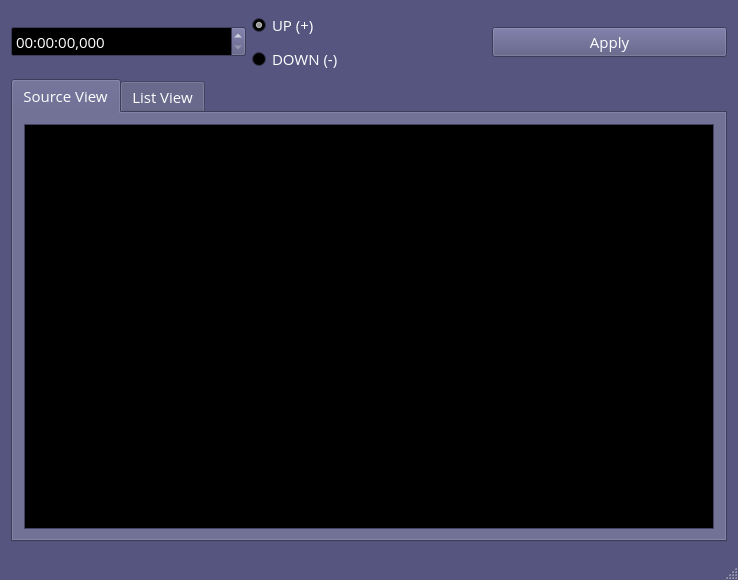
<?xml version="1.0" encoding="UTF-8"?>
<ui version="4.0">
 <class>MainWindow</class>
 <widget class="QMainWindow" name="MainWindow">
  <property name="geometry">
   <rect>
    <x>0</x>
    <y>0</y>
    <width>738</width>
    <height>580</height>
   </rect>
  </property>
  <property name="palette">
   <palette>
    <active>
     <colorrole role="WindowText">
      <brush brushstyle="SolidPattern">
       <color alpha="255">
        <red>255</red>
        <green>255</green>
        <blue>255</blue>
       </color>
      </brush>
     </colorrole>
     <colorrole role="Button">
      <brush brushstyle="SolidPattern">
       <color alpha="255">
        <red>85</red>
        <green>85</green>
        <blue>127</blue>
       </color>
      </brush>
     </colorrole>
     <colorrole role="Light">
      <brush brushstyle="SolidPattern">
       <color alpha="255">
        <red>127</red>
        <green>127</green>
        <blue>191</blue>
       </color>
      </brush>
     </colorrole>
     <colorrole role="Midlight">
      <brush brushstyle="SolidPattern">
       <color alpha="255">
        <red>106</red>
        <green>106</green>
        <blue>159</blue>
       </color>
      </brush>
     </colorrole>
     <colorrole role="Dark">
      <brush brushstyle="SolidPattern">
       <color alpha="255">
        <red>42</red>
        <green>42</green>
        <blue>63</blue>
       </color>
      </brush>
     </colorrole>
     <colorrole role="Mid">
      <brush brushstyle="SolidPattern">
       <color alpha="255">
        <red>56</red>
        <green>56</green>
        <blue>84</blue>
       </color>
      </brush>
     </colorrole>
     <colorrole role="Text">
      <brush brushstyle="SolidPattern">
       <color alpha="255">
        <red>255</red>
        <green>255</green>
        <blue>255</blue>
       </color>
      </brush>
     </colorrole>
     <colorrole role="BrightText">
      <brush brushstyle="SolidPattern">
       <color alpha="255">
        <red>255</red>
        <green>255</green>
        <blue>255</blue>
       </color>
      </brush>
     </colorrole>
     <colorrole role="ButtonText">
      <brush brushstyle="SolidPattern">
       <color alpha="255">
        <red>255</red>
        <green>255</green>
        <blue>255</blue>
       </color>
      </brush>
     </colorrole>
     <colorrole role="Base">
      <brush brushstyle="SolidPattern">
       <color alpha="255">
        <red>0</red>
        <green>0</green>
        <blue>0</blue>
       </color>
      </brush>
     </colorrole>
     <colorrole role="Window">
      <brush brushstyle="SolidPattern">
       <color alpha="255">
        <red>85</red>
        <green>85</green>
        <blue>127</blue>
       </color>
      </brush>
     </colorrole>
     <colorrole role="Shadow">
      <brush brushstyle="SolidPattern">
       <color alpha="255">
        <red>0</red>
        <green>0</green>
        <blue>0</blue>
       </color>
      </brush>
     </colorrole>
     <colorrole role="AlternateBase">
      <brush brushstyle="SolidPattern">
       <color alpha="255">
        <red>42</red>
        <green>42</green>
        <blue>63</blue>
       </color>
      </brush>
     </colorrole>
     <colorrole role="ToolTipBase">
      <brush brushstyle="SolidPattern">
       <color alpha="255">
        <red>255</red>
        <green>255</green>
        <blue>220</blue>
       </color>
      </brush>
     </colorrole>
     <colorrole role="ToolTipText">
      <brush brushstyle="SolidPattern">
       <color alpha="255">
        <red>0</red>
        <green>0</green>
        <blue>0</blue>
       </color>
      </brush>
     </colorrole>
    </active>
    <inactive>
     <colorrole role="WindowText">
      <brush brushstyle="SolidPattern">
       <color alpha="255">
        <red>255</red>
        <green>255</green>
        <blue>255</blue>
       </color>
      </brush>
     </colorrole>
     <colorrole role="Button">
      <brush brushstyle="SolidPattern">
       <color alpha="255">
        <red>85</red>
        <green>85</green>
        <blue>127</blue>
       </color>
      </brush>
     </colorrole>
     <colorrole role="Light">
      <brush brushstyle="SolidPattern">
       <color alpha="255">
        <red>127</red>
        <green>127</green>
        <blue>191</blue>
       </color>
      </brush>
     </colorrole>
     <colorrole role="Midlight">
      <brush brushstyle="SolidPattern">
       <color alpha="255">
        <red>106</red>
        <green>106</green>
        <blue>159</blue>
       </color>
      </brush>
     </colorrole>
     <colorrole role="Dark">
      <brush brushstyle="SolidPattern">
       <color alpha="255">
        <red>42</red>
        <green>42</green>
        <blue>63</blue>
       </color>
      </brush>
     </colorrole>
     <colorrole role="Mid">
      <brush brushstyle="SolidPattern">
       <color alpha="255">
        <red>56</red>
        <green>56</green>
        <blue>84</blue>
       </color>
      </brush>
     </colorrole>
     <colorrole role="Text">
      <brush brushstyle="SolidPattern">
       <color alpha="255">
        <red>255</red>
        <green>255</green>
        <blue>255</blue>
       </color>
      </brush>
     </colorrole>
     <colorrole role="BrightText">
      <brush brushstyle="SolidPattern">
       <color alpha="255">
        <red>255</red>
        <green>255</green>
        <blue>255</blue>
       </color>
      </brush>
     </colorrole>
     <colorrole role="ButtonText">
      <brush brushstyle="SolidPattern">
       <color alpha="255">
        <red>255</red>
        <green>255</green>
        <blue>255</blue>
       </color>
      </brush>
     </colorrole>
     <colorrole role="Base">
      <brush brushstyle="SolidPattern">
       <color alpha="255">
        <red>0</red>
        <green>0</green>
        <blue>0</blue>
       </color>
      </brush>
     </colorrole>
     <colorrole role="Window">
      <brush brushstyle="SolidPattern">
       <color alpha="255">
        <red>85</red>
        <green>85</green>
        <blue>127</blue>
       </color>
      </brush>
     </colorrole>
     <colorrole role="Shadow">
      <brush brushstyle="SolidPattern">
       <color alpha="255">
        <red>0</red>
        <green>0</green>
        <blue>0</blue>
       </color>
      </brush>
     </colorrole>
     <colorrole role="AlternateBase">
      <brush brushstyle="SolidPattern">
       <color alpha="255">
        <red>42</red>
        <green>42</green>
        <blue>63</blue>
       </color>
      </brush>
     </colorrole>
     <colorrole role="ToolTipBase">
      <brush brushstyle="SolidPattern">
       <color alpha="255">
        <red>255</red>
        <green>255</green>
        <blue>220</blue>
       </color>
      </brush>
     </colorrole>
     <colorrole role="ToolTipText">
      <brush brushstyle="SolidPattern">
       <color alpha="255">
        <red>0</red>
        <green>0</green>
        <blue>0</blue>
       </color>
      </brush>
     </colorrole>
    </inactive>
    <disabled>
     <colorrole role="WindowText">
      <brush brushstyle="SolidPattern">
       <color alpha="255">
        <red>42</red>
        <green>42</green>
        <blue>63</blue>
       </color>
      </brush>
     </colorrole>
     <colorrole role="Button">
      <brush brushstyle="SolidPattern">
       <color alpha="255">
        <red>85</red>
        <green>85</green>
        <blue>127</blue>
       </color>
      </brush>
     </colorrole>
     <colorrole role="Light">
      <brush brushstyle="SolidPattern">
       <color alpha="255">
        <red>127</red>
        <green>127</green>
        <blue>191</blue>
       </color>
      </brush>
     </colorrole>
     <colorrole role="Midlight">
      <brush brushstyle="SolidPattern">
       <color alpha="255">
        <red>106</red>
        <green>106</green>
        <blue>159</blue>
       </color>
      </brush>
     </colorrole>
     <colorrole role="Dark">
      <brush brushstyle="SolidPattern">
       <color alpha="255">
        <red>42</red>
        <green>42</green>
        <blue>63</blue>
       </color>
      </brush>
     </colorrole>
     <colorrole role="Mid">
      <brush brushstyle="SolidPattern">
       <color alpha="255">
        <red>56</red>
        <green>56</green>
        <blue>84</blue>
       </color>
      </brush>
     </colorrole>
     <colorrole role="Text">
      <brush brushstyle="SolidPattern">
       <color alpha="255">
        <red>42</red>
        <green>42</green>
        <blue>63</blue>
       </color>
      </brush>
     </colorrole>
     <colorrole role="BrightText">
      <brush brushstyle="SolidPattern">
       <color alpha="255">
        <red>255</red>
        <green>255</green>
        <blue>255</blue>
       </color>
      </brush>
     </colorrole>
     <colorrole role="ButtonText">
      <brush brushstyle="SolidPattern">
       <color alpha="255">
        <red>42</red>
        <green>42</green>
        <blue>63</blue>
       </color>
      </brush>
     </colorrole>
     <colorrole role="Base">
      <brush brushstyle="SolidPattern">
       <color alpha="255">
        <red>85</red>
        <green>85</green>
        <blue>127</blue>
       </color>
      </brush>
     </colorrole>
     <colorrole role="Window">
      <brush brushstyle="SolidPattern">
       <color alpha="255">
        <red>85</red>
        <green>85</green>
        <blue>127</blue>
       </color>
      </brush>
     </colorrole>
     <colorrole role="Shadow">
      <brush brushstyle="SolidPattern">
       <color alpha="255">
        <red>0</red>
        <green>0</green>
        <blue>0</blue>
       </color>
      </brush>
     </colorrole>
     <colorrole role="AlternateBase">
      <brush brushstyle="SolidPattern">
       <color alpha="255">
        <red>85</red>
        <green>85</green>
        <blue>127</blue>
       </color>
      </brush>
     </colorrole>
     <colorrole role="ToolTipBase">
      <brush brushstyle="SolidPattern">
       <color alpha="255">
        <red>255</red>
        <green>255</green>
        <blue>220</blue>
       </color>
      </brush>
     </colorrole>
     <colorrole role="ToolTipText">
      <brush brushstyle="SolidPattern">
       <color alpha="255">
        <red>0</red>
        <green>0</green>
        <blue>0</blue>
       </color>
      </brush>
     </colorrole>
    </disabled>
   </palette>
  </property>
  <property name="font">
   <font>
    <family>Open Sans</family>
    <pointsize>11</pointsize>
   </font>
  </property>
  <property name="windowTitle">
   <string/>
  </property>
  <widget class="QWidget" name="centralWidget">
   <layout class="QVBoxLayout" name="verticalLayout">
    <item>
     <layout class="QHBoxLayout" name="horizontalLayout">
      <item>
       <widget class="QTimeEdit" name="time">
        <property name="displayFormat">
         <string>hh:mm:ss,zzz</string>
        </property>
       </widget>
      </item>
      <item>
       <layout class="QVBoxLayout" name="verticalLayout_2">
        <item>
         <widget class="QRadioButton" name="up">
          <property name="text">
           <string>UP (+)</string>
          </property>
          <property name="checked">
           <bool>true</bool>
          </property>
         </widget>
        </item>
        <item>
         <widget class="QRadioButton" name="down">
          <property name="text">
           <string>DOWN (-)</string>
          </property>
         </widget>
        </item>
       </layout>
      </item>
      <item>
       <widget class="QPushButton" name="apply">
        <property name="text">
         <string>Apply</string>
        </property>
       </widget>
      </item>
     </layout>
    </item>
    <item>
     <widget class="QTabWidget" name="tabWidget">
      <property name="currentIndex">
       <number>0</number>
      </property>
      <widget class="QWidget" name="tab1">
       <attribute name="title">
        <string>Source View</string>
       </attribute>
       <layout class="QVBoxLayout" name="verticalLayout_4">
        <item>
         <widget class="QTextEdit" name="textEdit">
          <property name="html">
           <string>&lt;!DOCTYPE HTML PUBLIC &quot;-//W3C//DTD HTML 4.0//EN&quot; &quot;http://www.w3.org/TR/REC-html40/strict.dtd&quot;&gt;
&lt;html&gt;&lt;head&gt;&lt;meta name=&quot;qrichtext&quot; content=&quot;1&quot; /&gt;&lt;style type=&quot;text/css&quot;&gt;
p, li { white-space: pre-wrap; }
&lt;/style&gt;&lt;/head&gt;&lt;body style=&quot; font-family:'Open Sans'; font-size:11pt; font-weight:400; font-style:normal;&quot;&gt;
&lt;p style=&quot;-qt-paragraph-type:empty; margin-top:0px; margin-bottom:0px; margin-left:0px; margin-right:0px; -qt-block-indent:0; text-indent:0px;&quot;&gt;&lt;br /&gt;&lt;/p&gt;&lt;/body&gt;&lt;/html&gt;</string>
          </property>
          <property name="tabStopWidth">
           <number>4</number>
          </property>
         </widget>
        </item>
       </layout>
      </widget>
      <widget class="QWidget" name="tab2">
       <attribute name="title">
        <string>List View</string>
       </attribute>
       <layout class="QVBoxLayout" name="verticalLayout_3">
        <item>
         <widget class="QTableView" name="tableView"/>
        </item>
       </layout>
      </widget>
     </widget>
    </item>
   </layout>
  </widget>
  <widget class="QStatusBar" name="statusBar"/>
 </widget>
 <layoutdefault spacing="6" margin="11"/>
 <resources/>
 <connections/>
</ui>
